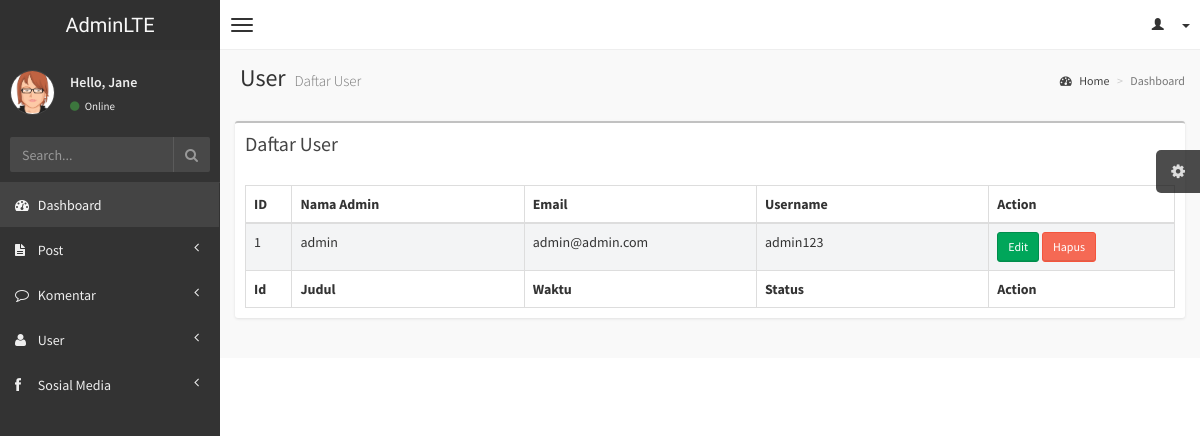
Page /admin/data_user.php (signed in) on the committed database.
### tables this page shows
CREATE TABLE `user` (
  `id_user` int(11) NOT NULL,
  `nama` varchar(500) NOT NULL,
  `username` varchar(200) NOT NULL,
  `password` varchar(200) NOT NULL,
  `email` varchar(200) NOT NULL,
  `status` tinyint(4) NOT NULL
);

### function/user.php (called while the page is built, shortened)
<?php require_once 'blog.php';?>
<?php
function tampil_user() {
  $query= "SELECT * FROM user ";
  return result ($query);
}
?>

### function/blog.php (called while the page is built, shortened)
<?php
function result ($query) {
  global $link;
  if ($result = mysqli_query($link, $query) or die ('gagal menampilkan data')){
  return $result;
  }
}
?>

### admin/data_user.php (the view, shortened to what this page needs)
<?php require_once "../view/header-admin.php"; ?>
<?php
$user = tampil_user();
?>
 <aside class="right-side">
     <section class="content-header">
         <h1>
             User
             <small>Daftar User</small>
         </h1>
         <ol class="breadcrumb">
             <li><a href="#"><i class="fa fa-dashboard"></i> Home</a></li>
             <li class="active">Dashboard</li>
         </ol>
     </section>
     <section class="content">
         <div class="row">
             <div class="col-xs-12">
                 <div class="box">
                     <div class="box-header">
                         <h3 class="box-title">Daftar User</h3>
                     </div>
                     <div class="box-body table-responsive">
                         <table id="example1" class="table table-bordered table-striped">
                             <thead>
                                 <tr>
                                     <th class="th-id-user">ID</th>
                                     <th class="th-nama" >Nama Admin</th>
                                     <th class="th-email" >Email</th>
                                     <th  class="th-username">Username</th>
                                     <th class="th-action-user ">Action</th>
                                 </tr>
                             </thead>
                             <tbody>
<?php
while ($row= mysqli_fetch_assoc($user)):
  $id=$row['id_user'];
  $nama_admin=$row['nama'];
  $email=$row['email'];
  $username=$row['username'];
?>
<tr>
                                     <td><?php echo $id ?></td>
                                     <td><?php echo $nama_admin; ?></td>
                                     <td><?php echo $email; ?></td>
                                     <td><?php echo $username; ?></td>
                                     <td>
                                     <a href="../admin/edit_user.php?edit=<?php echo $id ?>">
                                    <button class="btn btn-success btn-sm">Edit</button>
                                     </a>
                                    <a href="../admin/delete_user.php?delete=<?php echo $id ?>">
                                    <button class="btn btn-danger btn-sm">Hapus</button>
                                  </a> </td>
</tr>
<?php endwhile; ?>
                             </tbody>
                             <tfoot>
                                 <tr>
                                     <th>Id</th>
                                     <th>Judul</th>
                                     <th>Waktu</th>
                                     <th>Status</th>
                                     <th>Action</th>
                                 </tr>
                             </tfoot>
                         </table>
                     </div>
                 </div>
             </div>
         </div>
     </section>
 </aside>
<?php require_once "../view/footer-admin.php"; ?>

### view/css/AdminLTE.css (style rules this page uses)
html, body { overflow-x: hidden!important; font-family: 'Source Sans Pro', sans-serif; -webkit-font-smoothing: antialiased; min-height: 100%; background: #f9f9f9; }
a { color: #3c8dbc; }
.right-side, .left-side { min-height: 100%; display: block; }
.right-side { background-color: #f9f9f9; margin-left: 220px; }
.content { padding: 20px 15px; background: #f9f9f9; }
h1, h2, h3, h4, h5, h6, .h1, .h2, .h3, .h4, .h5, .h6 { font-family: 'Source Sans Pro', sans-serif; }
.table-striped > tbody > tr:nth-child(odd) > td, .table-striped > tbody > tr:nth-child(odd) > th { background-color: #f3f4f5; }
.right-side > .content-header { position: relative; padding: 15px 15px 10px 20px; }
.right-side > .content-header > h1 { margin: 0; font-size: 24px; }
.right-side > .content-header > h1 > small { font-size: 15px; display: inline-block; padding-left: 4px; font-weight: 300; }
.right-side > .content-header > .breadcrumb { float: right; background: transparent; margin-top: 0px; margin-bottom: 0; font-size: 12px; padding: 7px 5px; position: absolute; top: 15px; right: 10px; -webkit-border-radius: 2px; -moz-border-radius: 2px; border-radius: 2px; }
.right-side > .content-header > .breadcrumb > li > a { color: #444; text-decoration: none; }
.right-side > .content-header > .breadcrumb > li > a > .fa, .right-side > .content-header > .breadcrumb > li > a > .glyphicon, .right-side > .content-header > .breadcrumb > li > a > .ion { margin-right: 5px; }
.right-side > .content-header > .breadcrumb > li + li:before { content: '>\00a0'; }
.box { position: relative; background: #ffffff; border-top: 2px solid #c1c1c1; margin-bottom: 20px; -webkit-border-radius: 3px; -moz-border-radius: 3px; border-radius: 3px; width: 100%; box-shadow: 0px 1px 3px rgba(0, 0, 0, 0.1); }
.box .box-header { position: relative; -webkit-border-top-left-radius: 3px; -webkit-border-top-right-radius: 3px; -webkit-border-bottom-right-radius: 0; -webkit-border-bottom-left-radius: 0; -moz-border-radius-topleft: 3px; -moz-border-radius-topright: 3px; -moz-border-radius-bottomright: 0; -moz-border-radius-bottomleft: 0; border-top-left-radius: 3px; border-top-right-radius: 3px; border-bottom-right-radius: 0; border-bottom-left-radius: 0; border-bottom: 0px solid #f4f4f4; color: #444; padding-bottom: 10px; }
.box .box-header:before, .box .box-header:after { display: table; content: " "; }
.box .box-header:after { clear: both; }
.box .box-header > .fa, .box .box-header > .glyphicon, .box .box-header > .ion, .box .box-header .box-title { display: inline-block; padding: 10px 0px 10px 10px; margin: 0; font-size: 20px; font-weight: 400; float: left; cursor: default; }
.box .box-body { padding: 10px; -webkit-border-top-left-radius: 0; -webkit-border-top-right-radius: 0; -webkit-border-bottom-right-radius: 3px; -webkit-border-bottom-left-radius: 3px; -moz-border-radius-topleft: 0; -moz-border-radius-topright: 0; -moz-border-radius-bottomright: 3px; -moz-border-radius-bottomleft: 3px; border-top-left-radius: 0; border-top-right-radius: 0; border-bottom-right-radius: 3px; border-bottom-left-radius: 3px; }
.box .box-body > table, .box .box-body > .table { margin-bottom: 0; }
.box .box-body .table { margin-bottom: 0; }
.btn { font-weight: 500; -webkit-border-radius: 3px; -moz-border-radius: 3px; border-radius: 3px; border: 1px solid transparent; -webkit-box-shadow: inset 0px -2px 0px 0px rgba(0, 0, 0, 0.09); -moz-box-shadow: inset 0px -2px 0px 0px rgba(0, 0, 0, 0.09); box-shadow: inset 0px -1px 0px 0px rgba(0, 0, 0, 0.09); }
.btn.btn-success { background-color: #00a65a; border-color: #008d4c; }
.btn.btn-danger { background-color: #f56954; border-color: #f4543c; }
.btn.btn-sm { font-size: 12px; }
.skin-black .right-side > .content-header { background: transparent; box-shadow: none; }

### view/css/style.css (style rules this page uses)
body { background-color: #ffffff; }

### rows in the picture
user: id_user "1", nama "admin", email "admin@admin.com", username "admin123"
